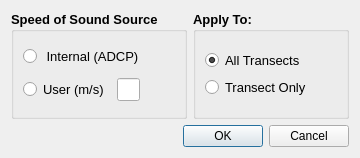
<?xml version="1.0" encoding="UTF-8"?>
<ui version="4.0">
 <class>sos_source</class>
 <widget class="QDialog" name="sos_source">
  <property name="geometry">
   <rect>
    <x>0</x>
    <y>0</y>
    <width>360</width>
    <height>158</height>
   </rect>
  </property>
  <property name="windowTitle">
   <string>Speed of Sound Source</string>
  </property>
  <layout class="QGridLayout" name="gridLayout_2">
   <item row="0" column="0">
    <layout class="QVBoxLayout" name="verticalLayout_3">
     <item>
      <layout class="QHBoxLayout" name="horizontalLayout" stretch="1,1">
       <item>
        <widget class="QGroupBox" name="gb_source">
         <property name="font">
          <font>
           <pointsize>10</pointsize>
           <weight>75</weight>
           <bold>true</bold>
          </font>
         </property>
         <property name="title">
          <string>Speed of Sound Source</string>
         </property>
         <layout class="QVBoxLayout" name="verticalLayout_2" stretch="4,4">
          <item>
           <widget class="QRadioButton" name="rb_internal">
            <property name="font">
             <font>
              <weight>50</weight>
              <bold>false</bold>
             </font>
            </property>
            <property name="text">
             <string> Internal (ADCP)</string>
            </property>
           </widget>
          </item>
          <item>
           <layout class="QHBoxLayout" name="horizontalLayout_2" stretch="1,1,3">
            <property name="spacing">
             <number>8</number>
            </property>
            <item>
             <widget class="QRadioButton" name="rb_user">
              <property name="font">
               <font>
                <weight>50</weight>
                <bold>false</bold>
               </font>
              </property>
              <property name="text">
               <string>User (m/s)</string>
              </property>
             </widget>
            </item>
            <item>
             <widget class="QLineEdit" name="ed_sos_user">
              <property name="font">
               <font>
                <weight>50</weight>
                <bold>false</bold>
               </font>
              </property>
             </widget>
            </item>
            <item>
             <spacer name="horizontalSpacer">
              <property name="orientation">
               <enum>Qt::Horizontal</enum>
              </property>
              <property name="sizeHint" stdset="0">
               <size>
                <width>40</width>
                <height>20</height>
               </size>
              </property>
             </spacer>
            </item>
           </layout>
          </item>
         </layout>
        </widget>
       </item>
       <item>
        <widget class="QGroupBox" name="gb_sos_source">
         <property name="font">
          <font>
           <pointsize>10</pointsize>
           <weight>75</weight>
           <bold>true</bold>
          </font>
         </property>
         <property name="title">
          <string>Apply To:</string>
         </property>
         <layout class="QGridLayout" name="gridLayout">
          <item row="0" column="0">
           <layout class="QVBoxLayout" name="verticalLayout">
            <item>
             <widget class="QRadioButton" name="rb_all">
              <property name="font">
               <font>
                <pointsize>10</pointsize>
                <weight>50</weight>
                <bold>false</bold>
               </font>
              </property>
              <property name="text">
               <string>All Transects</string>
              </property>
              <property name="checked">
               <bool>true</bool>
              </property>
             </widget>
            </item>
            <item>
             <widget class="QRadioButton" name="rb_transect">
              <property name="font">
               <font>
                <pointsize>10</pointsize>
                <weight>50</weight>
                <bold>false</bold>
               </font>
              </property>
              <property name="text">
               <string>Transect Only</string>
              </property>
             </widget>
            </item>
           </layout>
          </item>
         </layout>
        </widget>
       </item>
      </layout>
     </item>
     <item>
      <widget class="QDialogButtonBox" name="buttonBox">
       <property name="orientation">
        <enum>Qt::Horizontal</enum>
       </property>
       <property name="standardButtons">
        <set>QDialogButtonBox::Cancel|QDialogButtonBox::Ok</set>
       </property>
      </widget>
     </item>
    </layout>
   </item>
  </layout>
 </widget>
 <resources/>
 <connections>
  <connection>
   <sender>buttonBox</sender>
   <signal>accepted()</signal>
   <receiver>sos_source</receiver>
   <slot>accept()</slot>
   <hints>
    <hint type="sourcelabel">
     <x>248</x>
     <y>254</y>
    </hint>
    <hint type="destinationlabel">
     <x>157</x>
     <y>274</y>
    </hint>
   </hints>
  </connection>
  <connection>
   <sender>buttonBox</sender>
   <signal>rejected()</signal>
   <receiver>sos_source</receiver>
   <slot>reject()</slot>
   <hints>
    <hint type="sourcelabel">
     <x>316</x>
     <y>260</y>
    </hint>
    <hint type="destinationlabel">
     <x>286</x>
     <y>274</y>
    </hint>
   </hints>
  </connection>
 </connections>
</ui>
